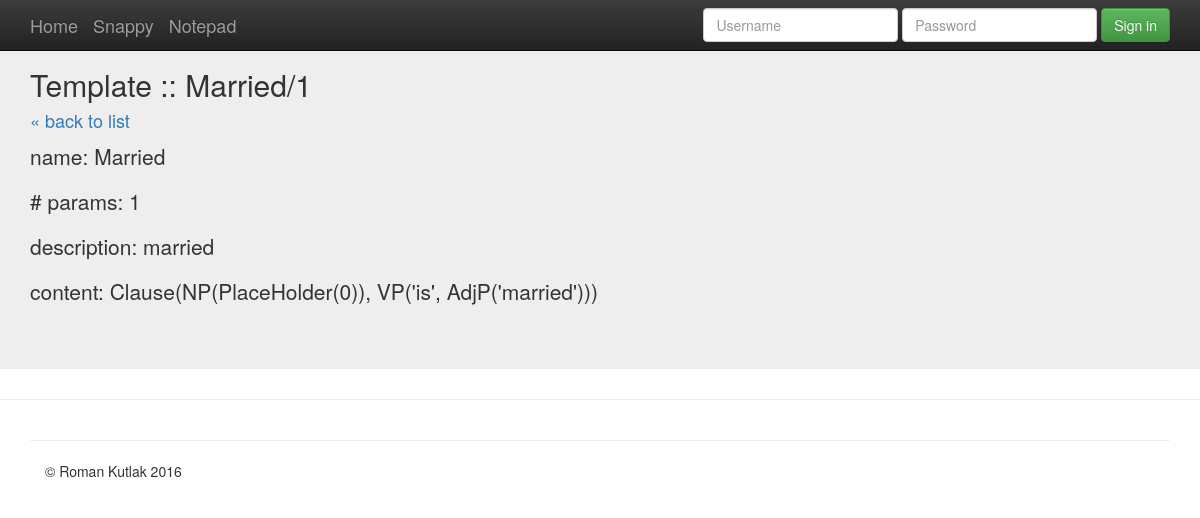
The page /snappy/template/5 on the database its author committed.
### snappy/models.py (models this page shows, shortened)
class TemplateModel(models.Model):
    name = models.CharField(max_length=250)
    num_params = models.PositiveSmallIntegerField()  # max about 32k
    signature = models.CharField(max_length=256, blank=True)  # name/num_params
    description = models.CharField(max_length=1000, default='')
    content = models.TextField(max_length=64000, default='')  # sensible cap size
    class Meta:
        ordering = ['signature']
    def __init__(self, *args, **kwargs):
        super(TemplateModel, self).__init__(*args, **kwargs)
        self.signature = '{0}/{1}'.format(self.name, self.num_params)

### snappy/views.py (the view)
# urls.py: url(r'^template/(?P<pk>\d+)$', views.TemplateDetailView.as_view(), name='snappy.templates-detail'),
class TemplateDetailView(DetailView):
    model = TemplateModel
    fields = ['name', 'num_params', 'template_content']
    template_name = 'snappy/template_detail.html'

### snappy/templates/snappy/template_detail.html
{% extends 'base.html' %}
{% block content %}
<div class="jumbotron">
  <div class="container">
    <h2>Template :: {{ object.signature }}</h2>
    <h4><a href="{% url 'snappy.templates-list' %}">« back to list</a></h4>
    <div id="template-container">
      <p class="template-name">name: <span>{{ object.name }}</span></p>
      <p class="template-name"># params: <span>{{ object.num_params }}</span></p>
      <p class="template-name">description: <span>{{ object.description }}</span></p>
      <p class="template-name">content: <span>{{ object.content }}</span></p>
    </div>
  </div>
</div>
{% endblock %}

### rows shown on the page
TemplateModel: signature "Married/1", name "Married", num_params "1", description "married", content "Clause(NP(PlaceHolder(0)), VP('is', AdjP('married')))"
